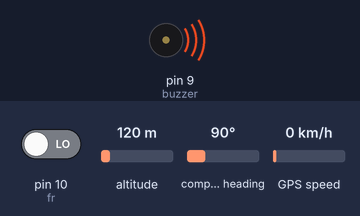
This sketch was run on a simulated Arduino Uno, built with avr-gcc and run on an emulated ATmega328P. On the bench: buzzer (waves = sounding, pin HIGH). Inputs (shaded band) come from the test bench; at power-on: pin 10 (fr) LOW, altitude 120 m, compass heading 90°, GPS speed 0 km/h. The GPS gets a fix after 3 s at 37.7749, -122.4194 with 8 satellites; what the sketch prints to the serial monitor is not drawn.

Above: at 9.2 s.
9.3 s: pin 10 (fr) driven HIGH
At 20.9 s:
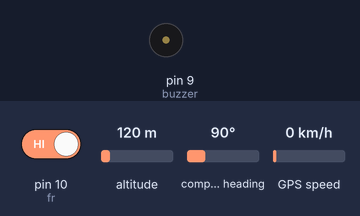
Timing chart, 0 to 22.7 s (numbered marks = the images above; inputs shaded):
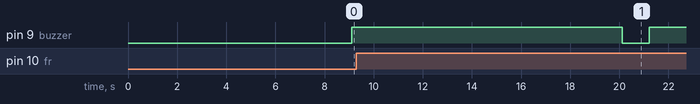

The sketch:

Vehicle_Accidental_Alert_System_with_GPS_GSM.ino
```cpp
/*
 * designed by Bhupedra Singh
 * SME Dehradun
 * for any query, drop us mail at schematicslab@gmail.com
 */
const int x=A0, y=A1, z=A2;
int xv=0, yv=0, zv=0;

#include <TinyGPS.h>
#include<SoftwareSerial.h>
TinyGPS gps;
SoftwareSerial gps_port(2,3);
char sz[32];
int p=A4, pv; //piezo
int fr = 10, fv; //fire
int buzzer=9; //need to be defined
float latitude, longitude;

void setup()
{
 pinMode(buzzer, OUTPUT);// button
 digitalWrite(buzzer, LOW);
 Serial.begin(9600);
 gps_port.begin(9600);
 delay(2000);
 init_GSM();
 delay(2000);
}

void loop()
{
  encode_gps();
  fire();
  adxl();
//  piezo(); //open it if you are using piezo sensor
  delay(100);
}

void Fire_sms()
{
  digitalWrite(buzzer, HIGH);
  Serial.println("AT");
  delay(2000);
  Serial.println("AT+CMGF=1");
  delay(2000);
  Serial.println("AT+CMGS=\"+91**********\"\r"); // Replace your mobile no here in which you want to receive sms
  delay(2000);
  Serial.print("Car Fire Alert at ");
  Serial.print("http://www.google.com/maps/place/");
  delay(2000);
  Serial.print(latitude,6);
  Serial.print(",");
  Serial.println(longitude,6);
  delay(1000);
  Serial.print(sz);
  Serial.print(",");
  Serial.println((char)26);//the stopping character
  delay(2000);
  digitalWrite(buzzer, LOW);
}
void Accident_sms()
{
  digitalWrite(buzzer, HIGH);
  Serial.println("AT");
  delay(2000);
  Serial.println("AT+CMGF=1");
  delay(2000);
  Serial.println("AT+CMGS=\"+91**********\"\r"); // Replace your mobile no here in which you want to receive sms
  delay(2000);
  Serial.print("Car Accident Alert at ");
  Serial.print("http://www.google.com/maps/place/");
  delay(2000);
  Serial.print(latitude,6);
  Serial.print(",");
  Serial.println(longitude,6);
  delay(1000);
  Serial.print(sz);
  Serial.print(",");
  Serial.println((char)26);
  delay(2000);
  digitalWrite(buzzer, LOW);
}

void encode_gps()
{
  for (unsigned long start = millis(); millis() - start < 1000;)
  {
    while (gps_port.available())
    {
      char a = gps_port.read();
      if(gps.encode(a))
       {
        getgps(gps);
       }
    }
  }
}
void getgps(TinyGPS &gps)
{
 gps.f_get_position(&latitude, &longitude);
 print_date(gps);
}
void init_GSM()
{
  Serial.println("AT");
  delay(2000);
  Serial.println("AT+CMGF=1");
  delay(2000);
}

void adxl()
{
  xv = analogRead(x);
  yv = analogRead(y);
  zv = analogRead(z);

 if((xv<280) || (xv>380) || (yv<280) || (yv>380)) // calibrate the accelerometer and put the values here
  {
    Accident_sms();
  }
  else
  {

  }
}

void fire()
{
  fv=digitalRead(fr);
  if(fv==HIGH)
  {
    Fire_sms();

  }
  else
  {
    delay(10);
  }
  delay(100);
}

static void print_date(TinyGPS &gps)
{
  int year;
  byte month, day, hour, minute, second, hundredths;
  unsigned long age;
  gps.crack_datetime(&year, &month, &day, &hour, &minute, &second, &hundredths, &age);
  if (age == TinyGPS::GPS_INVALID_AGE)
  {

  }
  else
  {
    sprintf(sz, "%02d/%02d/%02d %02d:%02d:%02d ",
        month, day, year, hour, minute, second);
  }
  delay(0);
}

/*
void piezo() //open it if you are using piezo sensor
{
  pv=analogRead(p);
  if(pv>400)
  {
    Accident_sms();
  }
  else
  {
    delay(10);
  }
}
*/
```
